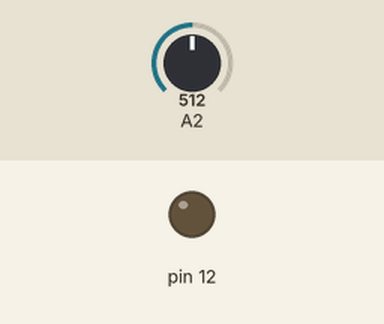
Bench run of a sketch on a simulated Arduino Uno, built with avr-gcc and run on an emulated ATmega328P. Parts: output pins drawn as LEDs (lit = HIGH). Inputs (shaded band) come from the test bench; at power-on: A2 = 512. What the sketch prints to the serial monitor is not drawn.

Above: at 0.15 s.
Timing chart, 0 to 1.8 s (numbered marks = the images above):
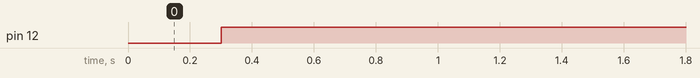

Measured:
- by itself, pin 12: LOW → HIGH at 0.30 s

The sketch:

Arduino_Luminosity_Sensor_Patch.ino
```cpp
int sensorValue = 0;
int sensorAlto = 50;

void setup() {
  pinMode(12, OUTPUT);
  Serial.begin(115200);

}

void loop() {
  int sensorValue = analogRead(A2);
//  sensorValue = map(sensorValue, 0, 3, 140, 0);
  delay(200);
  Serial.println(sensorValue);
  delay(100);
  if (sensorValue > sensorAlto) {
    digitalWrite(12, HIGH);
  }
  else {
    digitalWrite(12, LOW);
  }

}
```
